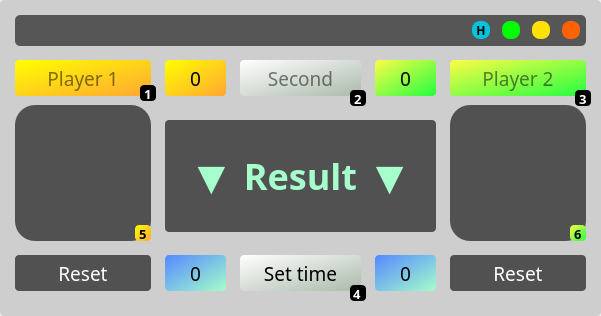
<?xml version="1.0" encoding="UTF-8"?>
<ui version="4.0">
 <class>MainWindow</class>
 <widget class="QMainWindow" name="MainWindow">
  <property name="geometry">
   <rect>
    <x>0</x>
    <y>0</y>
    <width>601</width>
    <height>316</height>
   </rect>
  </property>
  <property name="windowTitle">
   <string>Dice Rolling Simulator</string>
  </property>
  <widget class="QWidget" name="centralwidget">
   <widget class="QLabel" name="background">
    <property name="geometry">
     <rect>
      <x>0</x>
      <y>0</y>
      <width>601</width>
      <height>316</height>
     </rect>
    </property>
    <property name="styleSheet">
     <string notr="true"/>
    </property>
    <property name="inputMethodHints">
     <set>Qt::ImhNone</set>
    </property>
    <property name="text">
     <string/>
    </property>
    <property name="pixmap">
     <pixmap>PVS/Background.jpg</pixmap>
    </property>
    <property name="scaledContents">
     <bool>true</bool>
    </property>
   </widget>
   <widget class="QLabel" name="BackgroundBehind_2">
    <property name="enabled">
     <bool>true</bool>
    </property>
    <property name="geometry">
     <rect>
      <x>15</x>
      <y>15</y>
      <width>571</width>
      <height>31</height>
     </rect>
    </property>
    <property name="sizePolicy">
     <sizepolicy hsizetype="Preferred" vsizetype="Preferred">
      <horstretch>0</horstretch>
      <verstretch>0</verstretch>
     </sizepolicy>
    </property>
    <property name="font">
     <font>
      <kerning>true</kerning>
     </font>
    </property>
    <property name="toolTipDuration">
     <number>0</number>
    </property>
    <property name="autoFillBackground">
     <bool>false</bool>
    </property>
    <property name="styleSheet">
     <string notr="true">background: rgba(35, 35, 35, 0.7);
border-radius:5px;
</string>
    </property>
    <property name="inputMethodHints">
     <set>Qt::ImhNoPredictiveText</set>
    </property>
    <property name="text">
     <string/>
    </property>
    <property name="alignment">
     <set>Qt::AlignCenter</set>
    </property>
    <property name="margin">
     <number>0</number>
    </property>
   </widget>
   <widget class="QWidget" name="layoutWidget">
    <property name="geometry">
     <rect>
      <x>466</x>
      <y>15</y>
      <width>121</width>
      <height>31</height>
     </rect>
    </property>
    <layout class="QHBoxLayout" name="horizontalLayout">
     <item>
      <widget class="QPushButton" name="help_btn">
       <property name="minimumSize">
        <size>
         <width>18</width>
         <height>18</height>
        </size>
       </property>
       <property name="maximumSize">
        <size>
         <width>18</width>
         <height>18</height>
        </size>
       </property>
       <property name="font">
        <font>
         <family>JetBrains Mono</family>
         <weight>75</weight>
         <bold>true</bold>
        </font>
       </property>
       <property name="cursor">
        <cursorShape>PointingHandCursor</cursorShape>
       </property>
       <property name="styleSheet">
        <string notr="true">background-color: rgb(5,195,221);
border-radius:8px;</string>
       </property>
       <property name="text">
        <string>H</string>
       </property>
      </widget>
     </item>
     <item>
      <widget class="QPushButton" name="pushButtonMinimize">
       <property name="minimumSize">
        <size>
         <width>18</width>
         <height>18</height>
        </size>
       </property>
       <property name="maximumSize">
        <size>
         <width>18</width>
         <height>18</height>
        </size>
       </property>
       <property name="cursor">
        <cursorShape>PointingHandCursor</cursorShape>
       </property>
       <property name="styleSheet">
        <string notr="true">background-color: rgb(0, 255, 0);
border-radius:8px;</string>
       </property>
       <property name="text">
        <string/>
       </property>
      </widget>
     </item>
     <item>
      <widget class="QPushButton" name="pushButtonMaximiz">
       <property name="minimumSize">
        <size>
         <width>18</width>
         <height>18</height>
        </size>
       </property>
       <property name="maximumSize">
        <size>
         <width>18</width>
         <height>18</height>
        </size>
       </property>
       <property name="cursor">
        <cursorShape>PointingHandCursor</cursorShape>
       </property>
       <property name="styleSheet">
        <string notr="true">background-color: rgb(255, 226, 0);
border-radius:8px;</string>
       </property>
       <property name="text">
        <string/>
       </property>
      </widget>
     </item>
     <item>
      <widget class="QPushButton" name="pushButtonExit">
       <property name="minimumSize">
        <size>
         <width>18</width>
         <height>18</height>
        </size>
       </property>
       <property name="maximumSize">
        <size>
         <width>18</width>
         <height>18</height>
        </size>
       </property>
       <property name="cursor">
        <cursorShape>PointingHandCursor</cursorShape>
       </property>
       <property name="styleSheet">
        <string notr="true">background-color:rgb(255, 97, 6);
border-radius:8px;</string>
       </property>
       <property name="text">
        <string/>
       </property>
      </widget>
     </item>
    </layout>
   </widget>
   <widget class="QLineEdit" name="player1">
    <property name="geometry">
     <rect>
      <x>15</x>
      <y>60</y>
      <width>136</width>
      <height>36</height>
     </rect>
    </property>
    <property name="font">
     <font>
      <family>JetBrains Mono</family>
      <pointsize>14</pointsize>
      <weight>50</weight>
      <italic>false</italic>
      <bold>false</bold>
      <underline>false</underline>
      <kerning>true</kerning>
     </font>
    </property>
    <property name="toolTip">
     <string>&lt;html&gt;&lt;head/&gt;&lt;body&gt;&lt;p&gt;&lt;br/&gt;&lt;/p&gt;&lt;/body&gt;&lt;/html&gt;</string>
    </property>
    <property name="autoFillBackground">
     <bool>false</bool>
    </property>
    <property name="styleSheet">
     <string notr="true">background-color: qlineargradient(spread:pad, x1:0, y1:0, x2:1, y2:1, stop:0#ffff00, stop:1 #ffa733);


color : rgba(0, 0,0);
border-radius:4px;

</string>
    </property>
    <property name="text">
     <string/>
    </property>
    <property name="cursorPosition">
     <number>0</number>
    </property>
    <property name="alignment">
     <set>Qt::AlignCenter</set>
    </property>
    <property name="placeholderText">
     <string>Player 1</string>
    </property>
    <property name="clearButtonEnabled">
     <bool>false</bool>
    </property>
   </widget>
   <widget class="QLineEdit" name="player2">
    <property name="geometry">
     <rect>
      <x>450</x>
      <y>60</y>
      <width>136</width>
      <height>36</height>
     </rect>
    </property>
    <property name="font">
     <font>
      <family>JetBrains Mono</family>
      <pointsize>14</pointsize>
      <weight>50</weight>
      <italic>false</italic>
      <bold>false</bold>
      <underline>false</underline>
      <kerning>true</kerning>
     </font>
    </property>
    <property name="autoFillBackground">
     <bool>false</bool>
    </property>
    <property name="styleSheet">
     <string notr="true">background-color: qlineargradient(spread:pad, x1:0, y1:0, x2:1, y2:1, stop:0#fdfc47, stop:1 #24fe41);


color : rgba(0, 0,0);
border-radius:4px;

</string>
    </property>
    <property name="text">
     <string/>
    </property>
    <property name="echoMode">
     <enum>QLineEdit::Normal</enum>
    </property>
    <property name="cursorPosition">
     <number>0</number>
    </property>
    <property name="alignment">
     <set>Qt::AlignCenter</set>
    </property>
    <property name="placeholderText">
     <string>Player 2</string>
    </property>
    <property name="clearButtonEnabled">
     <bool>false</bool>
    </property>
   </widget>
   <widget class="QPushButton" name="dice2">
    <property name="geometry">
     <rect>
      <x>450</x>
      <y>105</y>
      <width>136</width>
      <height>136</height>
     </rect>
    </property>
    <property name="font">
     <font>
      <family>JetBrains Mono</family>
      <pointsize>14</pointsize>
      <weight>50</weight>
      <bold>false</bold>
     </font>
    </property>
    <property name="cursor">
     <cursorShape>PointingHandCursor</cursorShape>
    </property>
    <property name="styleSheet">
     <string notr="true">
color : rgba(220, 220,220);
border-radius:20px;

</string>
    </property>
    <property name="text">
     <string/>
    </property>
    <property name="iconSize">
     <size>
      <width>145</width>
      <height>140</height>
     </size>
    </property>
   </widget>
   <widget class="QPushButton" name="dice1">
    <property name="geometry">
     <rect>
      <x>15</x>
      <y>105</y>
      <width>136</width>
      <height>136</height>
     </rect>
    </property>
    <property name="font">
     <font>
      <family>JetBrains Mono</family>
      <pointsize>14</pointsize>
      <weight>50</weight>
      <bold>false</bold>
     </font>
    </property>
    <property name="cursor">
     <cursorShape>PointingHandCursor</cursorShape>
    </property>
    <property name="styleSheet">
     <string notr="true">
color : rgba(220, 220,220);
border-radius:20px;

</string>
    </property>
    <property name="text">
     <string/>
    </property>
    <property name="iconSize">
     <size>
      <width>145</width>
      <height>145</height>
     </size>
    </property>
   </widget>
   <widget class="QPushButton" name="resetgame1">
    <property name="geometry">
     <rect>
      <x>15</x>
      <y>255</y>
      <width>136</width>
      <height>36</height>
     </rect>
    </property>
    <property name="font">
     <font>
      <family>JetBrains Mono</family>
      <pointsize>14</pointsize>
      <weight>50</weight>
      <bold>false</bold>
     </font>
    </property>
    <property name="cursor">
     <cursorShape>PointingHandCursor</cursorShape>
    </property>
    <property name="styleSheet">
     <string notr="true">background: rgba(0, 0, 0, 155);
color : rgba(255, 255,255);
border-radius:4px;

</string>
    </property>
    <property name="text">
     <string>Reset</string>
    </property>
   </widget>
   <widget class="QLabel" name="score1">
    <property name="geometry">
     <rect>
      <x>165</x>
      <y>60</y>
      <width>61</width>
      <height>36</height>
     </rect>
    </property>
    <property name="font">
     <font>
      <family>JetBrains Mono</family>
      <pointsize>14</pointsize>
     </font>
    </property>
    <property name="styleSheet">
     <string notr="true">background-color: qlineargradient(spread:pad, x1:0, y1:0, x2:1, y2:1, stop:0#ffff00, stop:1 #ffa733);


color : rgba(0, 0,0);
border-radius:4px;

</string>
    </property>
    <property name="text">
     <string>0</string>
    </property>
    <property name="alignment">
     <set>Qt::AlignCenter</set>
    </property>
   </widget>
   <widget class="QLabel" name="score2">
    <property name="geometry">
     <rect>
      <x>375</x>
      <y>60</y>
      <width>61</width>
      <height>36</height>
     </rect>
    </property>
    <property name="font">
     <font>
      <family>JetBrains Mono</family>
      <pointsize>14</pointsize>
     </font>
    </property>
    <property name="styleSheet">
     <string notr="true">background-color: qlineargradient(spread:pad, x1:0, y1:0, x2:1, y2:1, stop:0#fdfc47, stop:1 #24fe41);


color : rgba(0, 0,0);
border-radius:4px;

</string>
    </property>
    <property name="text">
     <string>0</string>
    </property>
    <property name="textFormat">
     <enum>Qt::AutoText</enum>
    </property>
    <property name="alignment">
     <set>Qt::AlignCenter</set>
    </property>
   </widget>
   <widget class="QPushButton" name="resetgame2">
    <property name="geometry">
     <rect>
      <x>450</x>
      <y>255</y>
      <width>136</width>
      <height>36</height>
     </rect>
    </property>
    <property name="font">
     <font>
      <family>JetBrains Mono</family>
      <pointsize>14</pointsize>
      <weight>50</weight>
      <bold>false</bold>
     </font>
    </property>
    <property name="cursor">
     <cursorShape>PointingHandCursor</cursorShape>
    </property>
    <property name="styleSheet">
     <string notr="true">background: rgba(0, 0, 0, 155);
color : rgba(255, 255,255);
border-radius:4px;

</string>
    </property>
    <property name="text">
     <string>Reset</string>
    </property>
   </widget>
   <widget class="QLabel" name="back">
    <property name="geometry">
     <rect>
      <x>0</x>
      <y>0</y>
      <width>601</width>
      <height>316</height>
     </rect>
    </property>
    <property name="font">
     <font>
      <family>JetBrains Mono</family>
      <pointsize>14</pointsize>
     </font>
    </property>
    <property name="styleSheet">
     <string notr="true">background: rgba(0, 0, 0, 35);
color : rgba(200, 200,200);
border-radius:4px;

</string>
    </property>
    <property name="text">
     <string/>
    </property>
    <property name="textFormat">
     <enum>Qt::AutoText</enum>
    </property>
    <property name="alignment">
     <set>Qt::AlignCenter</set>
    </property>
   </widget>
   <widget class="QPushButton" name="settime">
    <property name="geometry">
     <rect>
      <x>240</x>
      <y>255</y>
      <width>121</width>
      <height>36</height>
     </rect>
    </property>
    <property name="font">
     <font>
      <family>JetBrains Mono</family>
      <pointsize>14</pointsize>
      <weight>50</weight>
      <bold>false</bold>
     </font>
    </property>
    <property name="cursor">
     <cursorShape>PointingHandCursor</cursorShape>
    </property>
    <property name="styleSheet">
     <string notr="true">background-color: qlineargradient(spread:pad, x1:0, y1:0, x2:1, y2:1, stop:0#ffffff, stop:1 #abbaab);

color : rgba(0, 0,0);
border-radius:4px;

</string>
    </property>
    <property name="text">
     <string>Set time</string>
    </property>
   </widget>
   <widget class="QLabel" name="result">
    <property name="geometry">
     <rect>
      <x>165</x>
      <y>120</y>
      <width>271</width>
      <height>112</height>
     </rect>
    </property>
    <property name="font">
     <font>
      <family>Calisto MT</family>
      <pointsize>27</pointsize>
      <weight>75</weight>
      <italic>false</italic>
      <bold>true</bold>
      <underline>false</underline>
     </font>
    </property>
    <property name="styleSheet">
     <string notr="true">background: rgba(0, 0, 0, 155);


color : qlineargradient(spread:pad, x1:0, y1:0, x2:1, y2:1,stop:0 #5488ff,stop:1 #a5fecb);
border-radius:4px;

</string>
    </property>
    <property name="text">
     <string>▼  Result  ▼</string>
    </property>
    <property name="alignment">
     <set>Qt::AlignCenter</set>
    </property>
   </widget>
   <widget class="QLabel" name="dice1lbl">
    <property name="geometry">
     <rect>
      <x>15</x>
      <y>105</y>
      <width>136</width>
      <height>136</height>
     </rect>
    </property>
    <property name="font">
     <font>
      <family>JetBrains Mono</family>
      <pointsize>14</pointsize>
     </font>
    </property>
    <property name="styleSheet">
     <string notr="true">background: rgba(0, 0, 0, 155);
color : rgba(220, 220,220);
border-radius:20px;

</string>
    </property>
    <property name="text">
     <string/>
    </property>
    <property name="textFormat">
     <enum>Qt::AutoText</enum>
    </property>
    <property name="pixmap">
     <pixmap>PVS/Player1/DiceP1.png</pixmap>
    </property>
    <property name="scaledContents">
     <bool>true</bool>
    </property>
    <property name="alignment">
     <set>Qt::AlignCenter</set>
    </property>
   </widget>
   <widget class="QLabel" name="dice2lbl">
    <property name="geometry">
     <rect>
      <x>450</x>
      <y>105</y>
      <width>136</width>
      <height>136</height>
     </rect>
    </property>
    <property name="font">
     <font>
      <family>JetBrains Mono</family>
      <pointsize>14</pointsize>
     </font>
    </property>
    <property name="styleSheet">
     <string notr="true">background: rgba(0, 0, 0, 155);
color : rgba(220, 220,220);
border-radius:20px;

</string>
    </property>
    <property name="text">
     <string/>
    </property>
    <property name="textFormat">
     <enum>Qt::AutoText</enum>
    </property>
    <property name="pixmap">
     <pixmap>PVS/Player2/DiceP2.png</pixmap>
    </property>
    <property name="scaledContents">
     <bool>true</bool>
    </property>
    <property name="alignment">
     <set>Qt::AlignCenter</set>
    </property>
   </widget>
   <widget class="QLabel" name="turn1">
    <property name="geometry">
     <rect>
      <x>165</x>
      <y>255</y>
      <width>61</width>
      <height>36</height>
     </rect>
    </property>
    <property name="font">
     <font>
      <family>JetBrains Mono</family>
      <pointsize>14</pointsize>
     </font>
    </property>
    <property name="styleSheet">
     <string notr="true">background-color: qlineargradient(spread:pad, x1:0, y1:0, x2:1, y2:1,stop:0 #5488ff,stop:1 #a5fecb);

color : rgba(0, 0,0);
border-radius:4px;

</string>
    </property>
    <property name="text">
     <string>0</string>
    </property>
    <property name="textFormat">
     <enum>Qt::AutoText</enum>
    </property>
    <property name="scaledContents">
     <bool>true</bool>
    </property>
    <property name="alignment">
     <set>Qt::AlignCenter</set>
    </property>
   </widget>
   <widget class="QLabel" name="turn2">
    <property name="geometry">
     <rect>
      <x>375</x>
      <y>255</y>
      <width>61</width>
      <height>36</height>
     </rect>
    </property>
    <property name="font">
     <font>
      <family>JetBrains Mono</family>
      <pointsize>14</pointsize>
     </font>
    </property>
    <property name="styleSheet">
     <string notr="true">background-color: qlineargradient(spread:pad, x1:0, y1:0, x2:1, y2:1,stop:0 #5488ff,stop:1 #a5fecb);

color : rgba(0, 0,0);
border-radius:4px;

</string>
    </property>
    <property name="text">
     <string>0</string>
    </property>
    <property name="textFormat">
     <enum>Qt::AutoText</enum>
    </property>
    <property name="scaledContents">
     <bool>true</bool>
    </property>
    <property name="alignment">
     <set>Qt::AlignCenter</set>
    </property>
   </widget>
   <widget class="QLineEdit" name="showtime">
    <property name="geometry">
     <rect>
      <x>240</x>
      <y>60</y>
      <width>121</width>
      <height>36</height>
     </rect>
    </property>
    <property name="font">
     <font>
      <family>JetBrains Mono</family>
      <pointsize>14</pointsize>
      <weight>50</weight>
      <italic>false</italic>
      <bold>false</bold>
      <underline>false</underline>
      <kerning>true</kerning>
     </font>
    </property>
    <property name="toolTip">
     <string>&lt;html&gt;&lt;head/&gt;&lt;body&gt;&lt;p&gt;&lt;br/&gt;&lt;/p&gt;&lt;/body&gt;&lt;/html&gt;</string>
    </property>
    <property name="autoFillBackground">
     <bool>false</bool>
    </property>
    <property name="styleSheet">
     <string notr="true">background-color: qlineargradient(spread:pad, x1:0, y1:0, x2:1, y2:1, stop:0#ffffff, stop:1 #abbaab);


color : rgba(0, 0,0);
border-radius:4px;

</string>
    </property>
    <property name="text">
     <string/>
    </property>
    <property name="cursorPosition">
     <number>0</number>
    </property>
    <property name="alignment">
     <set>Qt::AlignCenter</set>
    </property>
    <property name="placeholderText">
     <string>Second</string>
    </property>
    <property name="clearButtonEnabled">
     <bool>false</bool>
    </property>
   </widget>
   <widget class="QLineEdit" name="l2">
    <property name="enabled">
     <bool>false</bool>
    </property>
    <property name="geometry">
     <rect>
      <x>140</x>
      <y>85</y>
      <width>16</width>
      <height>16</height>
     </rect>
    </property>
    <property name="font">
     <font>
      <family>JetBrains Mono</family>
      <pointsize>10</pointsize>
      <weight>75</weight>
      <bold>true</bold>
     </font>
    </property>
    <property name="toolTip">
     <string>Views</string>
    </property>
    <property name="styleSheet">
     <string notr="true">color: rgb(0, 0, 0);
color: rgb(255, 255, 255);
background-color: rgb(0, 0, 0);
border-radius:4px;


</string>
    </property>
    <property name="text">
     <string>1</string>
    </property>
    <property name="alignment">
     <set>Qt::AlignCenter</set>
    </property>
    <property name="placeholderText">
     <string/>
    </property>
   </widget>
   <widget class="QLineEdit" name="l2_2">
    <property name="enabled">
     <bool>false</bool>
    </property>
    <property name="geometry">
     <rect>
      <x>575</x>
      <y>90</y>
      <width>16</width>
      <height>16</height>
     </rect>
    </property>
    <property name="font">
     <font>
      <family>JetBrains Mono</family>
      <pointsize>10</pointsize>
      <weight>75</weight>
      <bold>true</bold>
     </font>
    </property>
    <property name="toolTip">
     <string>Views</string>
    </property>
    <property name="styleSheet">
     <string notr="true">color: rgb(0, 0, 0);
color: rgb(255, 255, 255);
background-color: rgb(0, 0, 0);
border-radius:4px;


</string>
    </property>
    <property name="text">
     <string>3</string>
    </property>
    <property name="alignment">
     <set>Qt::AlignCenter</set>
    </property>
    <property name="placeholderText">
     <string/>
    </property>
   </widget>
   <widget class="QLineEdit" name="l2_3">
    <property name="enabled">
     <bool>false</bool>
    </property>
    <property name="geometry">
     <rect>
      <x>350</x>
      <y>90</y>
      <width>16</width>
      <height>16</height>
     </rect>
    </property>
    <property name="font">
     <font>
      <family>JetBrains Mono</family>
      <pointsize>10</pointsize>
      <weight>75</weight>
      <bold>true</bold>
     </font>
    </property>
    <property name="toolTip">
     <string>Views</string>
    </property>
    <property name="styleSheet">
     <string notr="true">color: rgb(0, 0, 0);
color: rgb(255, 255, 255);
background-color: rgb(0, 0, 0);
border-radius:4px;


</string>
    </property>
    <property name="text">
     <string>2</string>
    </property>
    <property name="alignment">
     <set>Qt::AlignCenter</set>
    </property>
    <property name="placeholderText">
     <string/>
    </property>
   </widget>
   <widget class="QLineEdit" name="l2_4">
    <property name="enabled">
     <bool>false</bool>
    </property>
    <property name="geometry">
     <rect>
      <x>350</x>
      <y>285</y>
      <width>16</width>
      <height>16</height>
     </rect>
    </property>
    <property name="font">
     <font>
      <family>JetBrains Mono</family>
      <pointsize>10</pointsize>
      <weight>75</weight>
      <bold>true</bold>
     </font>
    </property>
    <property name="toolTip">
     <string>Views</string>
    </property>
    <property name="styleSheet">
     <string notr="true">color: rgb(0, 0, 0);
color: rgb(255, 255, 255);
background-color: rgb(0, 0, 0);
border-radius:4px;


</string>
    </property>
    <property name="text">
     <string>4</string>
    </property>
    <property name="alignment">
     <set>Qt::AlignCenter</set>
    </property>
    <property name="placeholderText">
     <string/>
    </property>
   </widget>
   <widget class="QLineEdit" name="l2_5">
    <property name="enabled">
     <bool>false</bool>
    </property>
    <property name="geometry">
     <rect>
      <x>135</x>
      <y>225</y>
      <width>16</width>
      <height>16</height>
     </rect>
    </property>
    <property name="font">
     <font>
      <family>JetBrains Mono</family>
      <pointsize>10</pointsize>
      <weight>75</weight>
      <bold>true</bold>
     </font>
    </property>
    <property name="toolTip">
     <string>Views</string>
    </property>
    <property name="styleSheet">
     <string notr="true">color: rgb(255, 255, 255);
color: rgb(0, 0, 0);
background-color: qlineargradient(spread:pad, x1:0, y1:0, x2:1, y2:1, stop:0#ffff00, stop:1 #ffa733);
border-radius:4px;


</string>
    </property>
    <property name="text">
     <string>5</string>
    </property>
    <property name="alignment">
     <set>Qt::AlignCenter</set>
    </property>
    <property name="placeholderText">
     <string/>
    </property>
   </widget>
   <widget class="QLineEdit" name="l2_6">
    <property name="enabled">
     <bool>false</bool>
    </property>
    <property name="geometry">
     <rect>
      <x>570</x>
      <y>225</y>
      <width>16</width>
      <height>16</height>
     </rect>
    </property>
    <property name="font">
     <font>
      <family>JetBrains Mono</family>
      <pointsize>10</pointsize>
      <weight>75</weight>
      <bold>true</bold>
     </font>
    </property>
    <property name="toolTip">
     <string>Views</string>
    </property>
    <property name="styleSheet">
     <string notr="true">color: rgb(255, 255, 255);
color: rgb(0, 0, 0);
background-color: qlineargradient(spread:pad, x1:0, y1:0, x2:1, y2:1, stop:0#fdfc47, stop:1 #24fe41);
border-radius:4px;


</string>
    </property>
    <property name="text">
     <string>6</string>
    </property>
    <property name="alignment">
     <set>Qt::AlignCenter</set>
    </property>
    <property name="placeholderText">
     <string/>
    </property>
   </widget>
   <zorder>background</zorder>
   <zorder>back</zorder>
   <zorder>BackgroundBehind_2</zorder>
   <zorder>layoutWidget</zorder>
   <zorder>player1</zorder>
   <zorder>player2</zorder>
   <zorder>resetgame1</zorder>
   <zorder>score1</zorder>
   <zorder>score2</zorder>
   <zorder>resetgame2</zorder>
   <zorder>settime</zorder>
   <zorder>result</zorder>
   <zorder>dice1lbl</zorder>
   <zorder>dice1</zorder>
   <zorder>dice2lbl</zorder>
   <zorder>dice2</zorder>
   <zorder>turn1</zorder>
   <zorder>turn2</zorder>
   <zorder>showtime</zorder>
   <zorder>l2</zorder>
   <zorder>l2_2</zorder>
   <zorder>l2_3</zorder>
   <zorder>l2_4</zorder>
   <zorder>l2_5</zorder>
   <zorder>l2_6</zorder>
  </widget>
 </widget>
 <resources/>
 <connections>
  <connection>
   <sender>pushButtonExit</sender>
   <signal>clicked()</signal>
   <receiver>MainWindow</receiver>
   <slot>close()</slot>
   <hints>
    <hint type="sourcelabel">
     <x>447</x>
     <y>29</y>
    </hint>
    <hint type="destinationlabel">
     <x>239</x>
     <y>129</y>
    </hint>
   </hints>
  </connection>
  <connection>
   <sender>pushButtonMinimize</sender>
   <signal>clicked()</signal>
   <receiver>MainWindow</receiver>
   <slot>showMinimized()</slot>
   <hints>
    <hint type="sourcelabel">
     <x>389</x>
     <y>29</y>
    </hint>
    <hint type="destinationlabel">
     <x>239</x>
     <y>129</y>
    </hint>
   </hints>
  </connection>
 </connections>
</ui>
